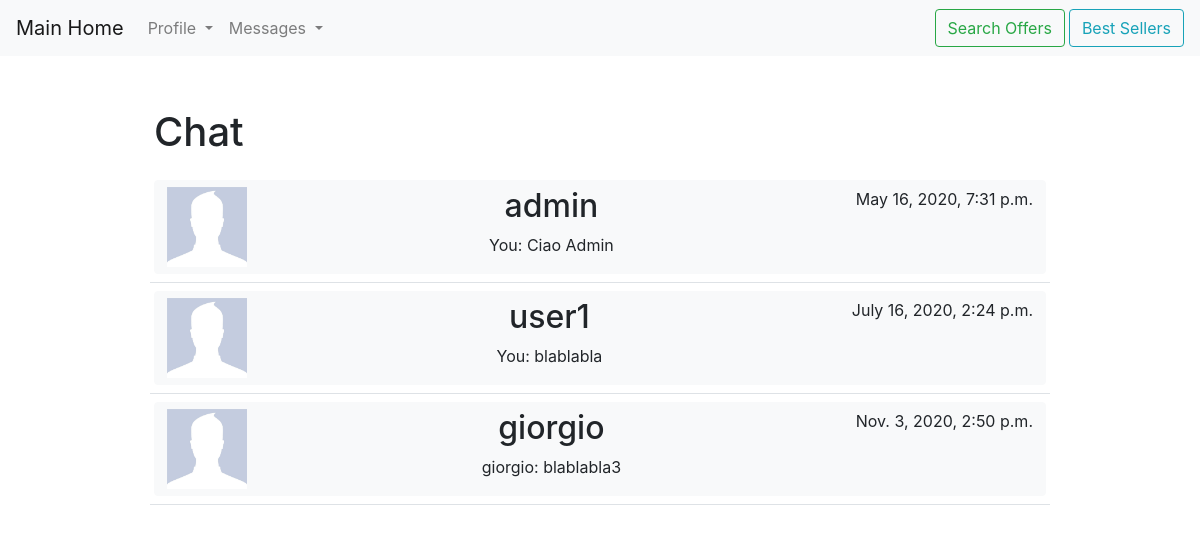
The page /integrated_messaging/inbox/ (signed in) on the database its author committed.
### user_management/models.py (models this page shows, shortened)
class MyUser(AbstractUser):
    username = models.CharField(max_length=50, unique=True)
    email = models.EmailField(max_length=254, unique=True)
    birth_date = models.DateField(default=None, null=True, blank=True, help_text="Please use the following format: <em>YYYY-MM-DD</em>.")
    photo = models.ImageField(default=None, null=True, blank=True, upload_to="profile_photos")
    description = models.TextField(default="", blank=True, null=True)
    languages = models.ManyToManyField(LanguageProficiency, blank=True)
    skills = models.ManyToManyField(Skill, blank=True)
    education = models.ManyToManyField(Education, blank=True)
    certifications = models.ManyToManyField(Certification, blank=True)
    USERNAME_FIELD = "username"
    EMAIL_FIELD = "email"
    REQUIRED_FIELDS = ["email"]
    def __str__(self):
        return self.username
    class Meta:
        verbose_name = "User"

### integrated_messaging/models.py (models this page shows)
class Message(models.Model):
    sender = models.ForeignKey(MyUser, on_delete=models.PROTECT, related_name="sender_messages")
    receiver = models.ForeignKey(MyUser, on_delete=models.PROTECT, related_name="receiver_messages")
    message_content = models.CharField(max_length=140)
    date = models.DateTimeField(auto_now=True)

### integrated_messaging/views.py (the view)
# urls.py: path("inbox/", views.inbox_home, name="inbox"),
@login_required
def inbox_home(request):
    list_of_dict_received = request.user.receiver_messages.values('sender').distinct()
    list_of_dict_sent = request.user.sender_messages.values('receiver').distinct()
    pk_senders = []
    pk_receivers = []
    for dic in list_of_dict_received:
        pk_senders.append(dic['sender'])
    for dic in list_of_dict_sent:
        pk_receivers.append(dic['receiver'])
    senders = MyUser.objects.filter(pk__in=pk_senders)
    receivers = MyUser.objects.filter(pk__in=pk_receivers)
    chat_users = senders.union(receivers)
    chat_user_count = chat_users.count()
    chat_user_dict = {}
    for chat_user in chat_users:
        messages1 = Message.objects.filter(sender=chat_user, receiver=request.user.pk)
        messages2 = Message.objects.filter(sender=request.user.pk, receiver=chat_user)
        chat_user_dict[chat_user] = messages1.union(messages2).order_by("-date").first()
    context = {
        "chat_users": chat_user_dict,
        "chat_user_count": chat_user_count,
    }
    return render(request, "integrated_messaging/inbox_home.html", context)

### integrated_messaging/templates/integrated_messaging/inbox_home.html (shortened to what this page needs)
{% extends "base.html" %}
{% load static %}
{% block centered_central_content %}
    <div class="row  py-2 px-1">
    <h1>Chat</h1>
    </div>
    {% if chat_user_count == 0 %}
        No Messages
    {% else %}
        {% for chat_user, last_message in chat_users.items %}
            <div class="row  border-bottom py-2 px-1 " >
                <a class="col d-flex justify-content btn btn-light" href="{% url "integrated_messaging:message-list" chat_user.pk %}">
                   {% if chat_user.photo and chat_user.photo.name != "False"%}
                        <img src="{{ chat_user.photo.url}}"  style="height: 5em" alt="...">
                    {% else %}
                        <img src="{% static "img/default-non-user-no-photo.jpg" %}"  style="height: 5em" alt="...">
                    {% endif %}
                    <div class="col">
                        <h2>
                            {{chat_user}}
                        </h2>
                        {% if last_message.sender.pk == user.pk %}
                        You:
                        {% else %}
                        {{ last_message.sender }}:
                        {% endif %}
                        {{ last_message.message_content }}
                    </div>
                <p>{{ last_message.date }}</p>
            </a>
            </div>
        {% endfor %}
    {% endif %}
{% endblock %}

### templates/base.html (shortened to what this page needs)
<!doctype html>
{% load static %}
<html lang="en">
  <head>
    <link rel="stylesheet" href="https://stackpath.bootstrapcdn.com/bootstrap/4.4.1/css/bootstrap.min.css">
    <link rel="stylesheet" type="text/css" href="{% static "css/image_slider.css" %}"/>
  </head>
  <body>
    {% include "navbar.html" %}
    <div class="container-fluid">
          <div class="row d-flex justify-content-center" >
            <div class="col-md-9">
                <div class="mt-5">
                    {% block centered_central_content %}
                    {% endblock %}
                </div>
            </div>
         </div>
    </div>
  </body>
</html>

### templates/navbar.html (shortened to what this page needs)
   <div class="d-flex mb-5 pb-1">
    <nav class="navbar navbar-expand-lg navbar-light bg-light  " style="position: fixed;top: 0px; width: 100%; z-index:99;">
      <a class="navbar-brand" href={% url "home" %}>Main Home</a>
      <div class="collapse navbar-collapse  " id="navbarSupportedContent">
        <ul class="navbar-nav mr-auto">
          {% if user.is_authenticated %}
              <li class="nav-item dropdown">
                <a class="nav-link dropdown-toggle" href="#" id="navbarDropdown" role="button" data-toggle="dropdown" aria-haspopup="true" aria-expanded="false">
                  Profile
                </a>
              </li>
              <li class="nav-item dropdown">
                  <a class="nav-link dropdown-toggle" href="#" id="navbarDropdown" role="button" data-toggle="dropdown" aria-haspopup="true" aria-expanded="false">
                      Messages
                  </a>
              </li>
          {% endif %}
        </ul>
          <a href="{% url "posts:offer-search" %}" class="btn btn-outline-success my-2 my-sm-0" >Search Offers</a>
          <a href="{% url "posts:seller-search" %}" class="btn btn-outline-info ml-1 my-2 my-sm-0" >Best Sellers</a>
      </div>
    </nav>
</div>

### rows shown on the page
MyUser: username "admin", shows "You:", message_content "Ciao Admin", date "May 16, 2020, 7:31 p.m."
MyUser: username "user1", shows "You:", message_content "blablabla", date "July 16, 2020, 2:24 p.m."
MyUser: username "giorgio", sender "giorgio", message_content "blablabla3", date "Nov. 3, 2020, 2:50 p.m."
